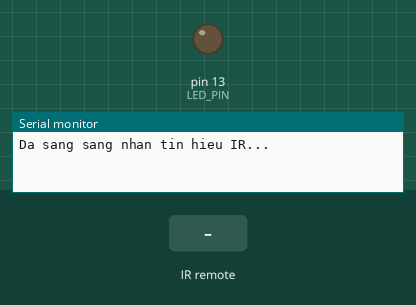
Simulated run of this sketch. Board: Arduino Uno, built with avr-gcc and run on an emulated ATmega328P. Parts: output pins drawn as LEDs (lit = HIGH), the last lines printed to the serial monitor. Inputs (shaded band) come from the test bench.

Above: at 1.2 s.
1.3 s: infrared code 0x30 received
At 2.2 s:
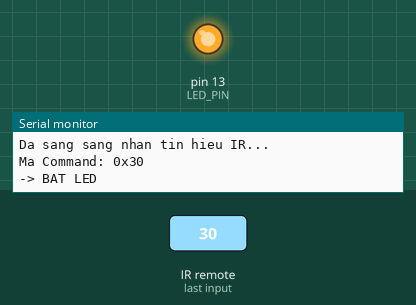
2.8 s: infrared code 0x18 received
At 3.3 s:
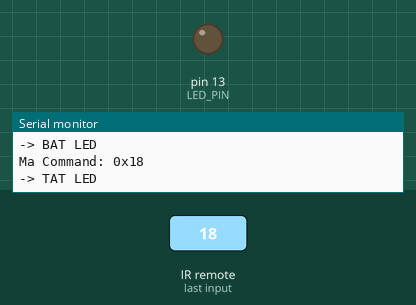
Timing chart, 0 to 5.8 s (numbered marks = the images above; inputs shaded):
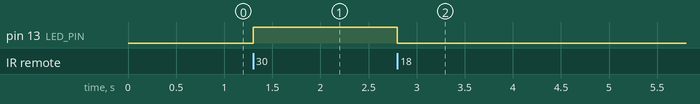

Measured:
- after the input at 1.3 s, pin 13 (LED_PIN): LOW → HIGH at once
- after the input at 2.8 s, pin 13 (LED_PIN): HIGH → LOW at once

The sketch:

sketch.ino
```cpp
#include <IRremote.hpp>

const int IR_RECEIVE_PIN = 2;
const int LED_PIN = 13;

void setup() {
  Serial.begin(115200);
  pinMode(LED_PIN, OUTPUT);

  IrReceiver.begin(IR_RECEIVE_PIN, ENABLE_LED_FEEDBACK);
  Serial.println("Da sang sang nhan tin hieu IR...");
}

void loop() {
  if (IrReceiver.decode()) {
    unsigned long command = IrReceiver.decodedIRData.command;

    Serial.print("Ma Command: 0x");
    Serial.println(command, HEX);

    // Nut 1 tren Remote Wokwi (Command: 0x30) -> Bat LED
    if (command == 0x30) {
      digitalWrite(LED_PIN, HIGH);
      Serial.println("-> BAT LED");
    }
    // Nut 2 tren Remote Wokwi (Command: 0x18) -> TAT LED
    else if (command == 0x18) {
      digitalWrite(LED_PIN, LOW);
      Serial.println("-> TAT LED");
    }

    IrReceiver.resume();
  }
}
```
